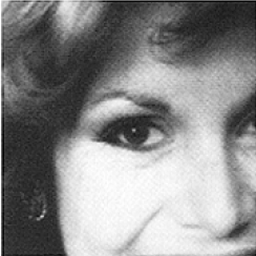
%> input picture visual information processing and management/esercitazioni/esercitazione 2/images/eye.bmp, 256 x 256 px
$ octave assignment1.m   (GNU Octave 9; MATLAB toolbox functions it lacks are replaced by stand-ins)
%> lines starting %> are read from the running program, lines starting %| are printed output that depends on the picture; in (x1, y1, x2, y2) boxes, pixels count from 0 and x2, y2 are one past the last pixel; in counts of white or black regions, pixels touching at a corner belong together; the program's own positions count from 1
clear all;
close all;

A = im2double(imread('images/eye.bmp'));
B = im2double(imread('images/hand.bmp'));
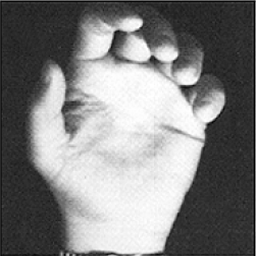
%> input picture visual information processing and management/esercitazioni/esercitazione 2/images/hand.bmp, 256 x 256 px
%> B: size 256x256x3 double; min 0, max 1, mean 0.5
mask = im2double(imread('images/mask.bmp'));
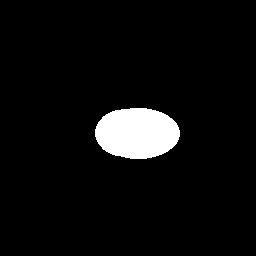
%> input picture visual information processing and management/esercitazioni/esercitazione 2/images/mask.bmp, 256 x 256 px
%> mask: size 256x256 double; values 0 (black) and 1 (white), 5.3% white; 1 white region, box (x1, y1, x2, y2) and area: (95, 108, 180, 159) 3451
blend = pyramidal_blending(A, B, mask, 10);
figure
subplot(1, 3, 1), imshow(A), title('Immagine 1')
subplot(1, 3, 2), imshow(B), title('Immagine 2')
subplot(1, 3, 3), imshow(blend), title('Immagine blendata')

function blend=pyramidal_blending(A, B, mask, levels)
%> called with levels = 10

% [9 lines of commented-out code are left out]

    GA = cell(levels);
    GA{1} = A;
    GB = cell(levels);
    GB{1} = B;
    GM = cell(levels);
    GM{1} = mask;
    LA = cell(levels - 1);
    LB = cell(levels - 1);
    sizes = cell(levels - 1);

    for lvl=2:levels
       GA{lvl} = impyramid(GA{lvl-1}, 'reduce');
       GB{lvl} = impyramid(GB{lvl-1}, 'reduce');
       GM{lvl} = impyramid(GM{lvl-1}, 'reduce');
       sizes{lvl-1} = size(GA{lvl-1}, 1, 2);
       LA{lvl-1} = GA{lvl-1} - imresize(GA{lvl}, sizes{lvl-1});
       LB{lvl-1} = GB{lvl-1} - imresize(GB{lvl}, sizes{lvl-1});
    end
%> after the loop, GA = 100 items; GB = 100 items; GM = 100 items; LA = 81 items; LB = 81 items; sizes = 81 items

    blend = GA{lvl} .* GM{lvl} + (1 - GM{lvl}) .* GB{lvl};
%> blend = [0.336 0.336 0.336]
    lvl = lvl - 1;

    for lvl=lvl:-1:2
        blend = imresize(blend, sizes{lvl}) + LA{lvl} .* GM{lvl} + (1 - GM{lvl}) .* LB{lvl};
    end
%> this loop made 8 passes
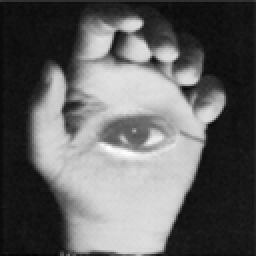
%> blend: size 128x128x3 double (shown 2 times larger); mean R, G, B 0.488, 0.488, 0.488; drawn with min black and max white
end
